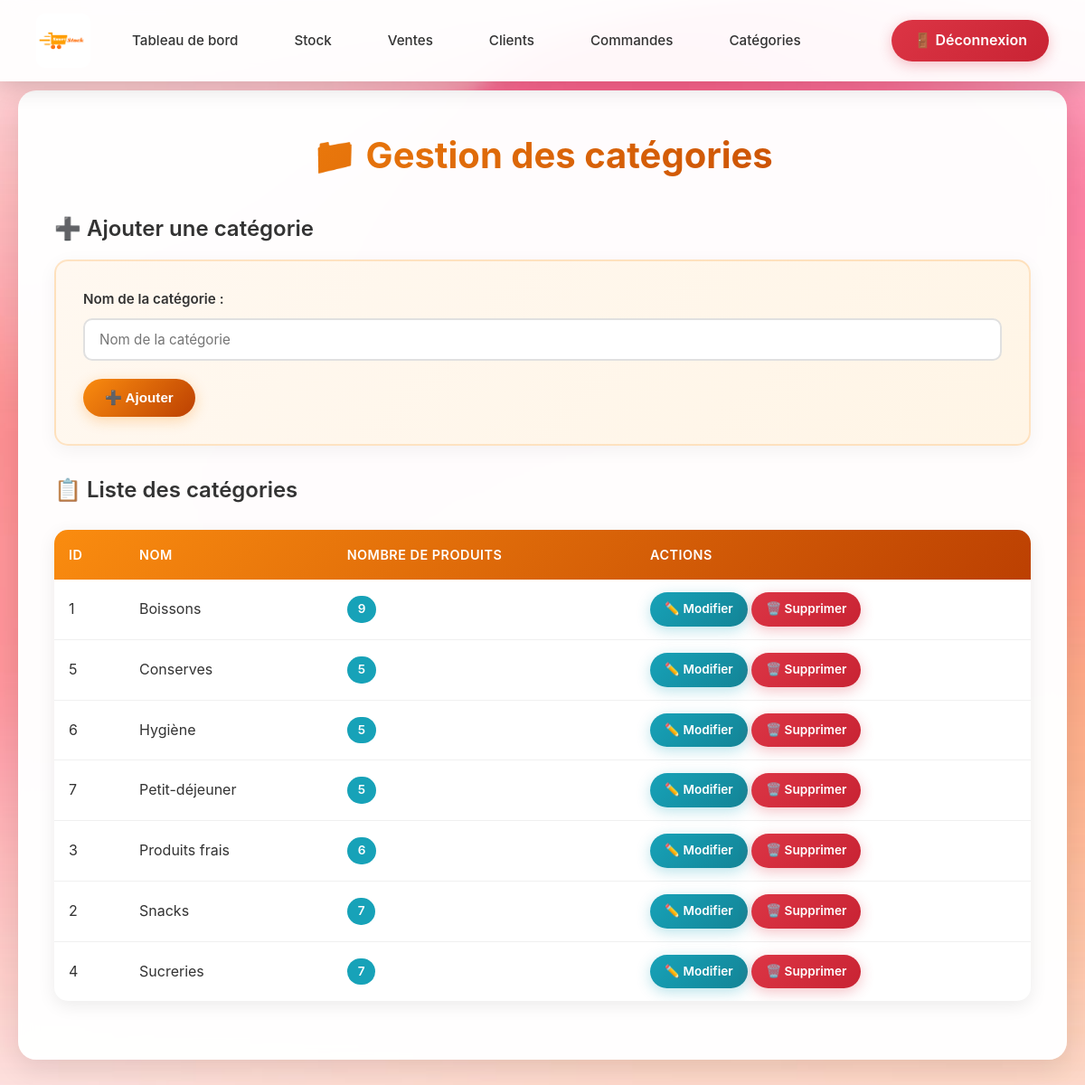
The app's page /pages/stock/categories.php (signed in) with its own data.
### tables this page shows
CREATE TABLE categories (
    id INT AUTO_INCREMENT PRIMARY KEY,
    nom VARCHAR(50) NOT NULL
);

### pages/stock/categories.php (the view, shortened to what this page needs)
<?php
include('../../config/db_conn.php');
$role = $_SESSION['role'];
$peut_modifier = in_array($role, ['admin', 'responsable_approvisionnement']);
$result = mysqli_query($conn, "SELECT c.*, COUNT(p.id) as nb_produits FROM categories c LEFT JOIN produits p ON c.id = p.id_categorie GROUP BY c.id ORDER BY c.nom ASC");
$cat_edit = null;
?>
<!DOCTYPE html>
<html lang="fr">
<head>
<link rel="stylesheet" href="../../assets/css/styles_connected.css">
</head>
<body>
<header>
    <nav class="navbar">
        <div class="nav-left">
            <a href="index.php" class="logo-link">
                <img src="../../assets/images/logo_epicerie.png" alt="Logo" class="logo-navbar">
            </a>
            <a href="index.php" class="nav-link">Tableau de bord</a>
            <a href="stock.php" class="nav-link">Stock</a>
            <a href="ventes.php" class="nav-link">Ventes</a>
            <a href="clients.php" class="nav-link">Clients</a>
            <a href="commandes.php" class="nav-link">Commandes</a>
            <a href="categories.php" class="nav-link">Catégories</a>
        </div>
        <a href="logout.php" class="logout">🚪 Déconnexion</a>
    </nav>
</header>
<div class="main-container">
    <div class="content-wrapper">
        <h1>📁 Gestion des catégories</h1>
        <?php if ($peut_modifier): ?>
        <h3><?= $cat_edit ? '✏️ Modifier une catégorie' : '➕ Ajouter une catégorie' ?></h3>
        <form method="POST">
            <div class="form-group">
                <label>Nom de la catégorie :</label>
                <input type="text" name="nom" placeholder="Nom de la catégorie" value="<?= $cat_edit ? htmlspecialchars($cat_edit['nom']) : '' ?>" required>
            </div>
            <button type="submit" name="<?= $cat_edit ? 'modifier' : 'ajouter' ?>" class="btn">
                <?= $cat_edit ? '✏️ Modifier' : '➕ Ajouter' ?>
            </button>
        </form>
        <?php endif; ?>
        <h3>📋 Liste des catégories</h3>
        <table>
            <thead>
                <tr>
                    <th>ID</th>
                    <th>Nom</th>
                    <th>Nombre de produits</th>
                    <?php if ($peut_modifier): ?><th>Actions</th><?php endif; ?>
                </tr>
            </thead>
            <tbody>
                <?php while ($row = mysqli_fetch_assoc($result)): ?>
                <tr>
                    <td><?= $row['id'] ?></td>
                    <td><?= htmlspecialchars($row['nom']) ?></td>
                    <td><span class="badge badge-info"><?= $row['nb_produits'] ?></span></td>
                    <?php if ($peut_modifier): ?>
                        <td>
                            <a href="?edit=<?= $row['id'] ?>" class="btn btn-info btn-sm">✏️ Modifier</a>
                            <a href="?supprimer=<?= $row['id'] ?>" class="btn btn-danger btn-sm" onclick="return confirm('Êtes-vous sûr de vouloir supprimer cette catégorie ?')">🗑️ Supprimer</a>
                        </td>
                    <?php endif; ?>
                </tr>
                <?php endwhile; ?>
            </tbody>
        </table>
    </div>
</div>
</body>
</html>

### records on screen
categories: id "1", nom "Boissons", nb_produits "9"
categories: id "5", nom "Conserves", nb_produits "5"
categories: id "6", nom "Hygiène", nb_produits "5"
categories: id "7", nom "Petit-déjeuner", nb_produits "5"
categories: id "3", nom "Produits frais", nb_produits "6"
categories: id "2", nom "Snacks", nb_produits "7"
categories: id "4", nom "Sucreries", nb_produits "7"
